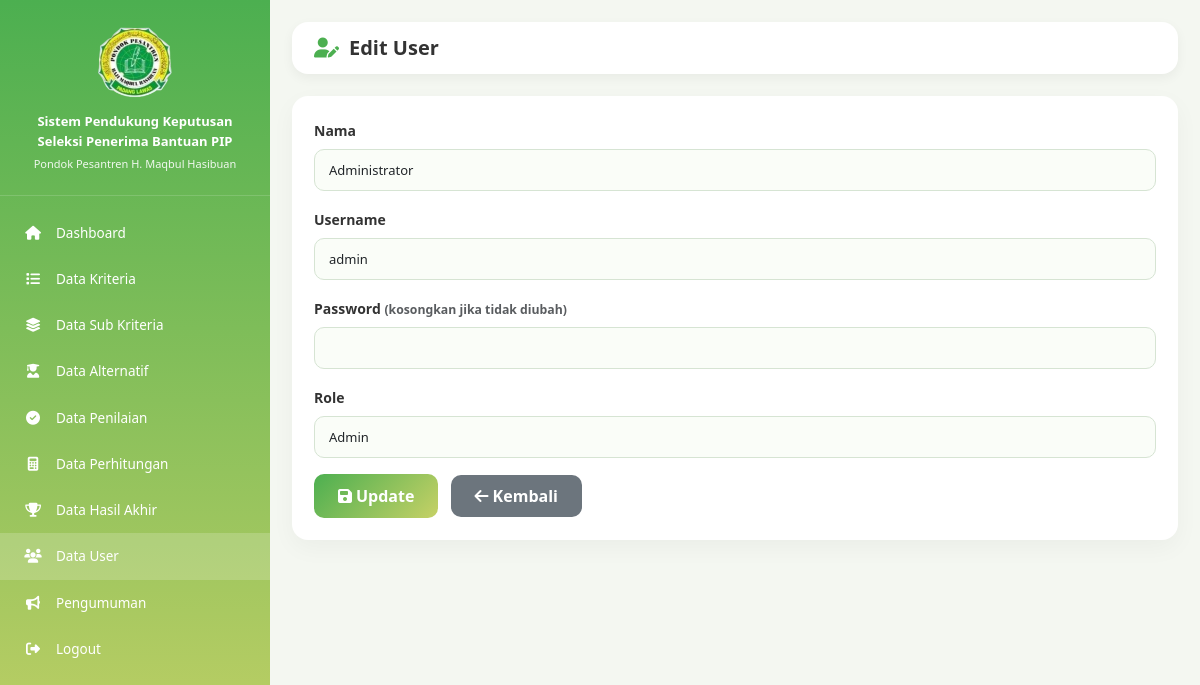
Screenshot of /views/admin/user/edit.php?id=1 (signed in) with the database file from the repository.
### tables this page shows
CREATE TABLE IF NOT EXISTS users (
    id INT AUTO_INCREMENT PRIMARY KEY,
    nama VARCHAR(100),
    username VARCHAR(100) UNIQUE,
    password VARCHAR(255),
    role ENUM('admin','ketua_yayasan','siswa')
);

### views/admin/user/edit.php (the view, shortened to what this page needs)
<?php
require_once '../../../config/koneksi.php';
$id = intval($_GET['id'] ?? 0);
$stmt = mysqli_prepare($koneksi, "SELECT * FROM users WHERE id=?");
mysqli_stmt_bind_param($stmt, "i", $id);
mysqli_stmt_execute($stmt);
$user = mysqli_fetch_assoc(mysqli_stmt_get_result($stmt));
?>
<!DOCTYPE html>
<html lang="en"><head><?php include '../../layouts/head.php'; ?></head>
<body><?php include '../../layouts/sidebar_admin.php'; ?>
<div class="content">
    <div class="navbar-custom"><div class="page-title"><i class="fa fa-user-edit"></i><h4>Edit User</h4></div></div>
    <div class="card-custom">
        <form method="POST">
            <div class="mb-3"><label class="form-label fw-bold small">Nama</label><input type="text" name="nama" class="form-control" required value="<?php echo htmlspecialchars($user['nama']); ?>"></div>
            <div class="mb-3"><label class="form-label fw-bold small">Username</label><input type="text" name="username" class="form-control" required value="<?php echo htmlspecialchars($user['username']); ?>"></div>
            <div class="mb-3"><label class="form-label fw-bold small">Password <small class="text-muted">(kosongkan jika tidak diubah)</small></label><input type="password" name="password" class="form-control"></div>
            <div class="mb-3"><label class="form-label fw-bold small">Role</label>
                <select name="role" class="form-select">
                    <option value="admin" <?php echo $user['role']=='admin'?'selected':''; ?>>Admin</option>
                </select>
            </div>
            <button type="submit" class="btn-simpan"><i class="fa fa-save me-1"></i>Update</button>
            <a href="index.php" class="btn-batal ms-2"><i class="fa fa-arrow-left me-1"></i>Kembali</a>
        </form>
    </div>
</div>
<?php include '../../layouts/footer.php'; ?></body></html>

### public/assets/css/style.css (style rules this page uses)
:root { --primary: #4caf50; --primary-dark: #388e3c; --primary-light: #c6d166; --bg: #f4f7f1; --card-bg: #ffffff; --text: #333333; --text-muted: #777777; --border: #d6e4d3; --sidebar-w: 270px; --radius: 16px; --radius-sm: 10px; --shadow: 0 4px 12px rgba(0,0,0,0.05); --shadow-lg: 0 8px 24px rgba(0,0,0,0.04); --transition: 0.3s ease; }
* { margin: 0; padding: 0; box-sizing: border-box; }
body { font-family: 'Segoe UI', Arial, Helvetica, sans-serif; background: var(--bg); overflow-x: hidden; color: var(--text); }
a { text-decoration: none; color: inherit; }
.content { margin-left: var(--sidebar-w); padding: 22px; min-height: 100vh; transition: margin-left var(--transition); }
.navbar-custom { background: var(--card-bg); padding: 14px 22px; border-radius: var(--radius); display: flex; justify-content: space-between; align-items: center; box-shadow: var(--shadow); margin-bottom: 22px; flex-wrap: wrap; gap: 10px; }
.page-title { display: flex; align-items: center; gap: 10px; }
.page-title i { font-size: 20px; color: var(--primary); }
.page-title h4 { margin: 0; font-size: 20px; font-weight: bold; color: var(--text); }
.card-custom { background: var(--card-bg); border-radius: var(--radius); border: none; box-shadow: var(--shadow-lg); padding: 22px; margin-bottom: 22px; }
.form-control, .form-select { height: 42px; border-radius: var(--radius-sm); border: 1px solid var(--border); background: #fafdf8; padding-left: 14px; font-size: 13px; }
.btn-simpan { background: linear-gradient(135deg, var(--primary), var(--primary-light)); color: white; border: none; border-radius: var(--radius-sm); padding: 10px 24px; font-weight: bold; transition: var(--transition); min-height: 44px; }
.btn-batal { background: #6c757d; color: white; border: none; border-radius: var(--radius-sm); padding: 10px 24px; font-weight: bold; min-height: 44px; transition: var(--transition); }

### rows the page displays
users: nama "Administrator", username "admin", role "Admin"
